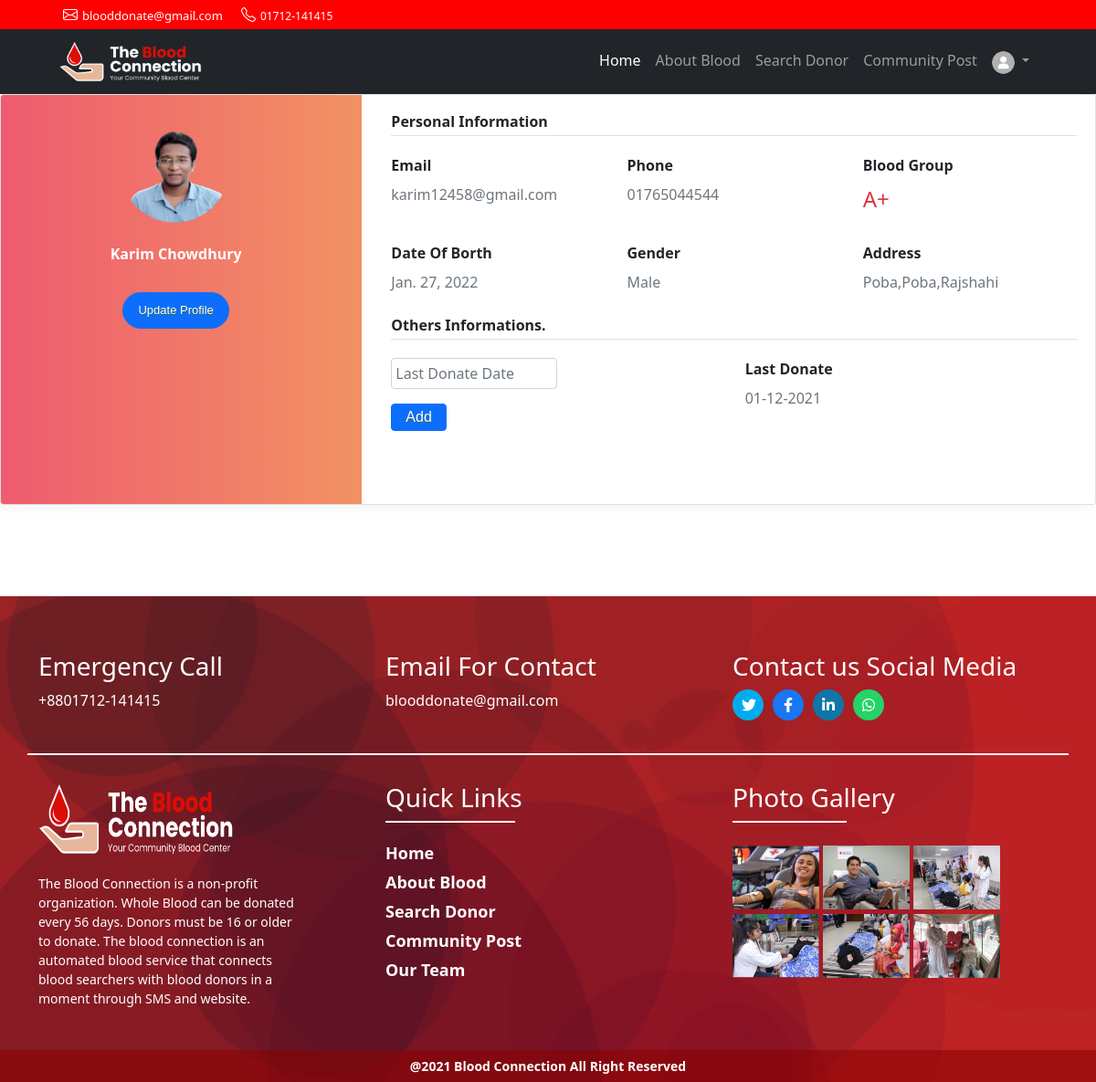
The page /User/Motalib Hossain (signed in) on the database its author committed.
### UserProfile/models.py (models this page shows, shortened)
class UserProfile(models.Model):
    user=models.OneToOneField(User, on_delete=models.CASCADE)
    profile_pic=models.ImageField(
        upload_to="UserProfile/Profilepic/",
        default='UserProfile/Profilepic/default_user_profile.png'
        )
    phone=models.CharField(max_length=20)
    DateOfBirth=DateField(max_length=50)
    profession=CharField(max_length=50)
    bloodGroup=CharField(max_length=20)
    gender=CharField(max_length=20)
    city=CharField(max_length=30)
    thana=CharField(max_length=30)
    union=CharField(max_length=30)
    postCode=CharField(max_length=20)
    otp=models.CharField(max_length=30)
    published = models.BooleanField(default=True)

### UserProfile/views.py (the view)
# urls.py: path('User/<str:username>', user_profile, name='user_profile'),
def user_profile(request,username):
    user_information=get_list_or_404(User, username=username)
    if request.user.is_authenticated:
        current_user=request.user
        user_id=current_user.id
        user_profile_info=UserProfile.objects.get(user__pk=user_id)
        img=user_profile_info.profile_pic
        print(img)
    context={"title":"Profile", "user_information":user_information,"user_profile_info":user_profile_info}
    return render(request, 'UserProfile/Profile.html', context)

### templates/UserProfile/Profile.html (shortened to what this page needs)
{%extends 'base.html'%}
{%block head%}
{% load static %}
<link rel="stylesheet" href="{%static 'UserProfile/css/style.css'%}" />
{%endblock%}
{%block body%}
<div class="page-content page-container" id="page-content">
    <div class="padding">
        <div class="row d-flex justify-content-center">
            <div class="col-xl-12 col-md-12 ">
                <div class="card user-card-full">
                    <div class="row m-l-0 m-r-0">
                        <div class="col-sm-4 bg-c-lite-green user-profile">
                            <div class="card-block text-center text-white">
                                <div class="m-b-25">
                                    <img style="height:100px; width:100px;" src="{{user_profile_info.profile_pic.url}}" class="img-radius" alt="User-Profile-Image">
                                </div>
                                <h6 class="f-w-600">{{user.username}}</h6>
                                <div class="pt-3">
                                    <a class="myButton btn-primary" href="{% url 'UserProfile:update_profile' username=request.user.username%}">Update Profile</a>
                                </div>
                            </div>
                        </div>
                        <div class="col-sm-8">
                            <div class="card-block">
                                <h6 class="m-b-20 p-b-5 b-b-default f-w-600">Personal Information</h6>
                                <div class="row">
                                    <div class="col-sm-4">
                                        <p class="m-b-10 f-w-600">Email</p>
                                        <h6 class="text-muted f-w-400">{{user.email}}</h6>
                                    </div>
                                    <div class="col-sm-4">
                                        <p class="m-b-10 f-w-600">Phone</p>
                                        <h6 class="text-muted f-w-400">{{user_profile_info.phone}}</h6>
                                    </div>
                                    <div class="col-sm-4">
                                        <p class="m-b-10 f-w-600">Blood Group</p>
                                        <h4 class="f-w-400 text-danger">{{user_profile_info.bloodGroup}}</h4>
                                    </div>
                                </div>
                                <div class="row pt-4">
                                    <div class="col-sm-4">
                                        <p class="m-b-10 f-w-600">Date Of Borth</p>
                                        <h6 class="text-muted f-w-400">{{user_profile_info.DateOfBirth}}</h6>
                                    </div>
                                    <div class="col-sm-4">
                                        <p class="m-b-10 f-w-600">Gender</p>
                                        <h6 class="text-muted f-w-400">{{user_profile_info.gender}}</h6>
                                    </div>
                                    <div class="col-sm-4">
                                        <p class="m-b-10 f-w-600">Address</p>
                                        <h6 class="text-muted f-w-400">{{user_profile_info.union}},{{user_profile_info.thana}},{{user_profile_info.city}}</h6>
                                    </div>
                                </div>
                                <h6 class="m-b-20 m-t-40 p-b-5 b-b-default f-w-600">Others Informations.</h6>
                                <div class="row">
                                    <div class="col-sm-6">
                                        <form action="" method="post">
                                            <div class="col-sm-6 col-md-6 col-lg-6">
                                                <input type="text" name="donate_date" placeholder="Last Donate Date" class="form-control p-1 pl-3" id="inputfname" autofocus/>
                                            </div>
                                            <div class="col-md-6 col-xs-6 col-sm-6 col-lg-6 pt-3 pb-4">
                                                <button type="submit" class="btn btn-primary float-start myButton">Add</button>
                                            </div>
                                        </form>
                                    </div>
                                    <div class="col-sm-6">
                                        <p class="m-b-10 f-w-600">Last Donate</p>
                                        <h6 class="text-muted f-w-400">01-12-2021</h6>
                                    </div>
                                </div>
                                <ul class="social-link list-unstyled m-t-40 m-b-10">
                                    <li></li>
                                    <li></li>
                                    <li></li>
                                </ul>
                            </div>
                        </div>
                    </div>
                </div>
            </div>
        </div>
    </div>
</div>
{%endblock%}

### static/UserProfile/css/style.css (style rules this page uses)
.myButton { background-color: #44c767; border-radius: 28px; border: 1px solid #18ab29; display: inline-block; cursor: pointer; color: #ffffff; font-family: Arial; font-size: 13px; padding: 9px 16px; text-decoration: none; text-shadow: 0px 1px 0px #2f6627; }
.user-card-full { overflow: hidden; }
.card { border-radius: 5px; -webkit-box-shadow: 0 1px 20px 0 rgba(69, 90, 100, 0.08); box-shadow: 0 1px 20px 0 rgba(69, 90, 100, 0.08); border: none; margin-bottom: 30px; }
.m-r-0 { margin-right: 0px; }
.m-l-0 { margin-left: 0px; }
.user-card-full .user-profile { border-radius: 5px 0 0 5px; }
.bg-c-lite-green { background: -webkit-gradient(linear, left top, right top, from(#f29263), to(#ee5a6f)); background: linear-gradient(to right, #ee5a6f, #f29263); }
.user-profile { padding: 20px 0; }
.card-block { padding: 1.25rem; }
.m-b-25 { margin-bottom: 25px; }
.img-radius { border-radius: 5px; }
h6 { font-size: 14px; }
.card .card-block p { line-height: 25px; }
.b-b-default { border-bottom: 1px solid #e0e0e0; }
.m-b-20 { margin-bottom: 20px; }
.p-b-5 { padding-bottom: 5px !important; }
.m-b-10 { margin-bottom: 10px; }
.text-muted { color: #919aa3 !important; }
.f-w-600 { font-weight: 600; }
.m-t-40 { margin-top: 20px; }
.user-card-full .social-link li { display: inline-block; }

### static/base/css/style.css (style rules this page uses)
.btn { padding: 2px 15px; font-size: 16px; }

### rows shown on the page
UserProfile: profile_pic (picture), phone "01765044544", bloodGroup "A+", DateOfBirth "Jan. 27, 2022", gender "Male", union "Poba", thana "Poba", city "Rajshahi"

### other values the page prints
{{ user.username }} "Karim Chowdhury"
{{ user.email }} "karim12458@gmail.com"
